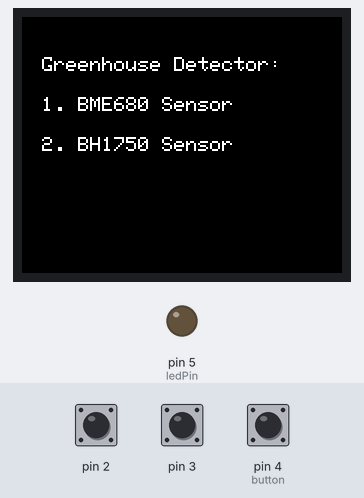
The sketch below on a simulated Arduino Uno, built with avr-gcc and run on an emulated ATmega328P. Parts: 160×128 colour display, output pins drawn as LEDs (lit = HIGH). Inputs (shaded band) come from the test bench; at power-on: pin 3 HIGH, pin 4 (button) HIGH, pin 2 HIGH. Random numbers use the default seed unless the sketch sets one.

Above: at 1.3 s.
1.4 s: pin 3 pulled LOW for 0.15 s
At 2.2 s:
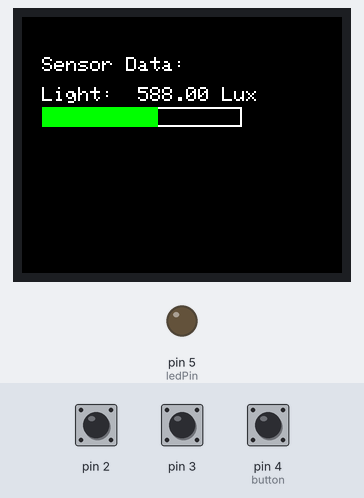
4.5 s: pin 4 (button) pulled LOW for 0.15 s
At 5.7 s:
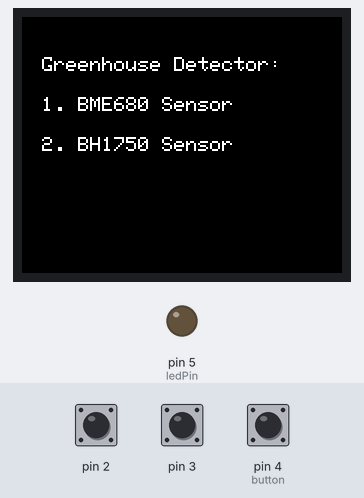
6.1 s: pin 2 pulled LOW for 0.15 s
At 6.9 s:
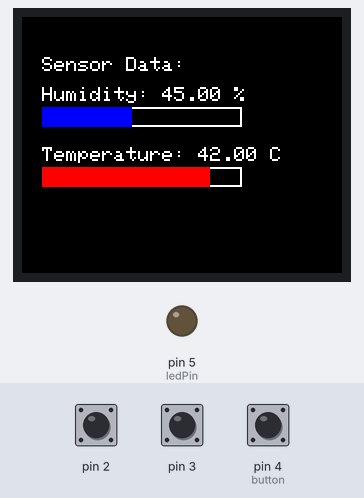
9.2 s: pin 4 (button) pulled LOW for 1 s
At 11.4 s:
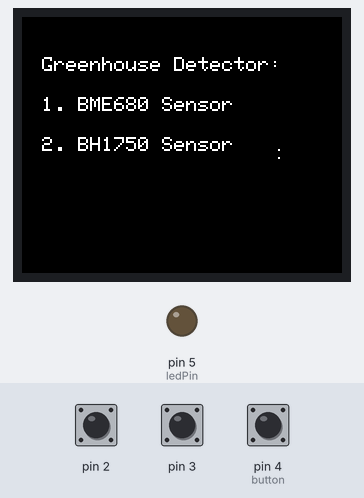
11.7 s: pin 3 pulled LOW for 1 s
At 14.1 s:
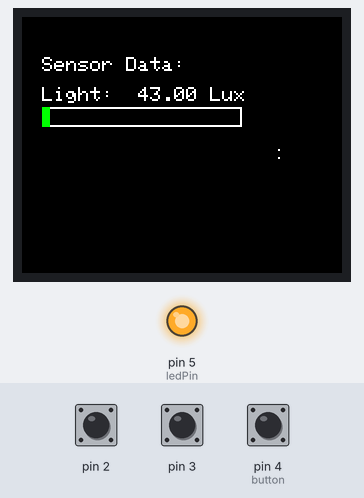
Timing chart, 0 to 15.6 s (numbered marks = the images above; inputs shaded):
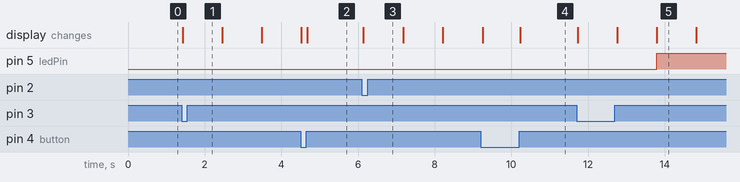

Measured:
- after the input at 1.4 s, the display: changes at once (image 1)
- after the input at 6.1 s, the display: changes at once (image 3)
- after the input at 11.7 s, pin 5 (ledPin): LOW → HIGH after 2.1 s; the display: first changes at once (image 5 shows a later state)

The sketch:

Greenhouse_Monitoring_System.ino
```cpp
#include <Adafruit_GFX.h>
#include <Adafruit_ST7735.h>
#include <SPI.h>
#include "RTClib.h"

#define TFT_CS    10
#define TFT_RST   6
#define TFT_DC    7
#define TFT_SCLK 13
#define TFT_MOSI 11

Adafruit_ST7735 tft = Adafruit_ST7735(TFT_CS, TFT_DC, TFT_MOSI, TFT_SCLK, TFT_RST);
RTC_DS1307 rtc;

char daysOfTheWeek[7][12] = {"Sunday", "Monday", "Tuesday", "Wednesday", "Thursday", "Friday", "Saturday"};

// Declared Variables
int pushButton1 = 0;
int pushButton2 = 0;
int pushButton3 = 0;
int userInput = 0;
const int ledPin = 5; // LED connected to pin 5
const int lightThreshold = 200; // Light threshold for turning on the LED

void setup() {
  Serial.begin(9600);
  pinMode(2, INPUT_PULLUP);
  pinMode(3, INPUT_PULLUP);
  pinMode(4, INPUT_PULLUP);
  pinMode(ledPin, OUTPUT); // Set LED pin as output

  tft.initR(INITR_BLACKTAB);
  tft.fillScreen(ST77XX_BLACK);
  tft.setRotation(1);

  tft.setTextColor(ST77XX_WHITE, ST77XX_BLACK);
  tft.setTextSize(1);

  if (!rtc.begin()) {
    Serial.println("Couldn't find RTC! Check connections.");
  }

  // Seed random number generator for sensor values
  randomSeed(analogRead(0));
}

void loop() {
  displayMainMenu();
  userInput = waitforInput();

  switch(userInput) {
    case 1:
      readBME680Data();
      break;
    case 2:
      readBH1750Data();
      break;
    default:
      break;
  }
}

// Function to read data from BME680 Sensor
void readBME680Data() {
  while (true) {
    float humidity = random(0, 101);      // 0 to 100 %
    float temperature = random(0, 51);    // 0 to 50 C

    displayDataOnLCD(0, humidity, temperature, true);
    displayGraph(0, humidity, temperature, true);

    if (checkReturn()) {
      break;
    }

    delay(1000);  // Update every second
  }
}

// Function to read data from BH1750 Sensor
void readBH1750Data() {
  while (true) {
    float lightLevel = random(0, 1001);  // 0 to 1000 Lux

    displayDataOnLCD(lightLevel, 0, 0, false);
    displayGraph(lightLevel, 0, 0, false);

    if (lightLevel < lightThreshold) {
      digitalWrite(ledPin, HIGH); // Turn on the LED
    } else {
      digitalWrite(ledPin, LOW); // Turn off the LED
    }

    if (checkReturn()) {
      break;
    }

    delay(1000);  // Update every second
  }
}

// Function to display heading
void displayDataOnLCD(float light, float humidity, float temperature, bool isBME680) {
  tft.fillRect(0, 0, 128, 160, ST77XX_BLACK); // Clear the screen

  tft.setCursor(10, 20);
  tft.println("Sensor Data:");
}

// Function to display the graph on the LCD
void displayGraph(float light, float humidity, float temperature, bool isBME680) {
  tft.fillRect(0, 100, 128, 60, ST77XX_BLACK);

  if (isBME680) {
    tft.setCursor(10, 35);
    tft.print("Humidity: ");
    tft.print(humidity);
    tft.println(" %");
    tft.drawRect(10, 45, 100, 10, ST77XX_WHITE);
    tft.fillRect(10, 45, map(humidity, 0, 100, 0, 100), 10, ST77XX_BLUE);

    tft.setCursor(10, 65);
    tft.print("Temperature: ");
    tft.print(temperature);
    tft.println(" C");
    tft.drawRect(10, 75, 100, 10, ST77XX_WHITE);
    tft.fillRect(10, 75, map(temperature, 0, 50, 0, 100), 10, ST77XX_RED);
  } else {
    tft.setCursor(10, 35);
    tft.print("Light:  ");
    tft.print(light);
    tft.println(" Lux");
    tft.drawRect(10, 45, 100, 10, ST77XX_WHITE);
    tft.fillRect(10, 45, map(light, 0, 1000, 0, 100), 10, ST77XX_GREEN);
  }
}

// Function to get current time for RTC
time_t getCurrentTime() {
  rtc.adjust(DateTime(2024, 5, 17, 13, 25, 0));
  DateTime now = rtc.now();
  return now.unixtime();
}

// Function to display main menu on LCD
void displayMainMenu() {
  tft.fillRect(0, 0, 128, 160, ST77XX_BLACK); // Clear the screen

  tft.setCursor(10, 20);
  tft.println("Greenhouse Detector:");

  tft.setCursor(10, 40);
  tft.println("1. BME680 Sensor");

  tft.setCursor(10, 60);
  tft.println("2. BH1750 Sensor");
}

// To switch from main menu to other sensor pages thru pushbuttons
int waitforInput() {
  while (true) {
    pushButton1 = digitalRead(2);
    pushButton2 = digitalRead(3);

    if (pushButton1 == LOW) {
      return 1;
    }

    if (pushButton2 == LOW) {
      return 2;
    }
  }
}

// Check for return button press
bool checkReturn() {
  pushButton3 = digitalRead(4);

  if (pushButton3 == LOW) {
    while (digitalRead(4) == LOW);  // Wait for button release
    return true;
  }
  return false;
}

// Wait for a button press to return to the main menu
void waitForReturn() {
  while (true) {
    if (checkReturn()) {
      break;
    }
  }
}
```
